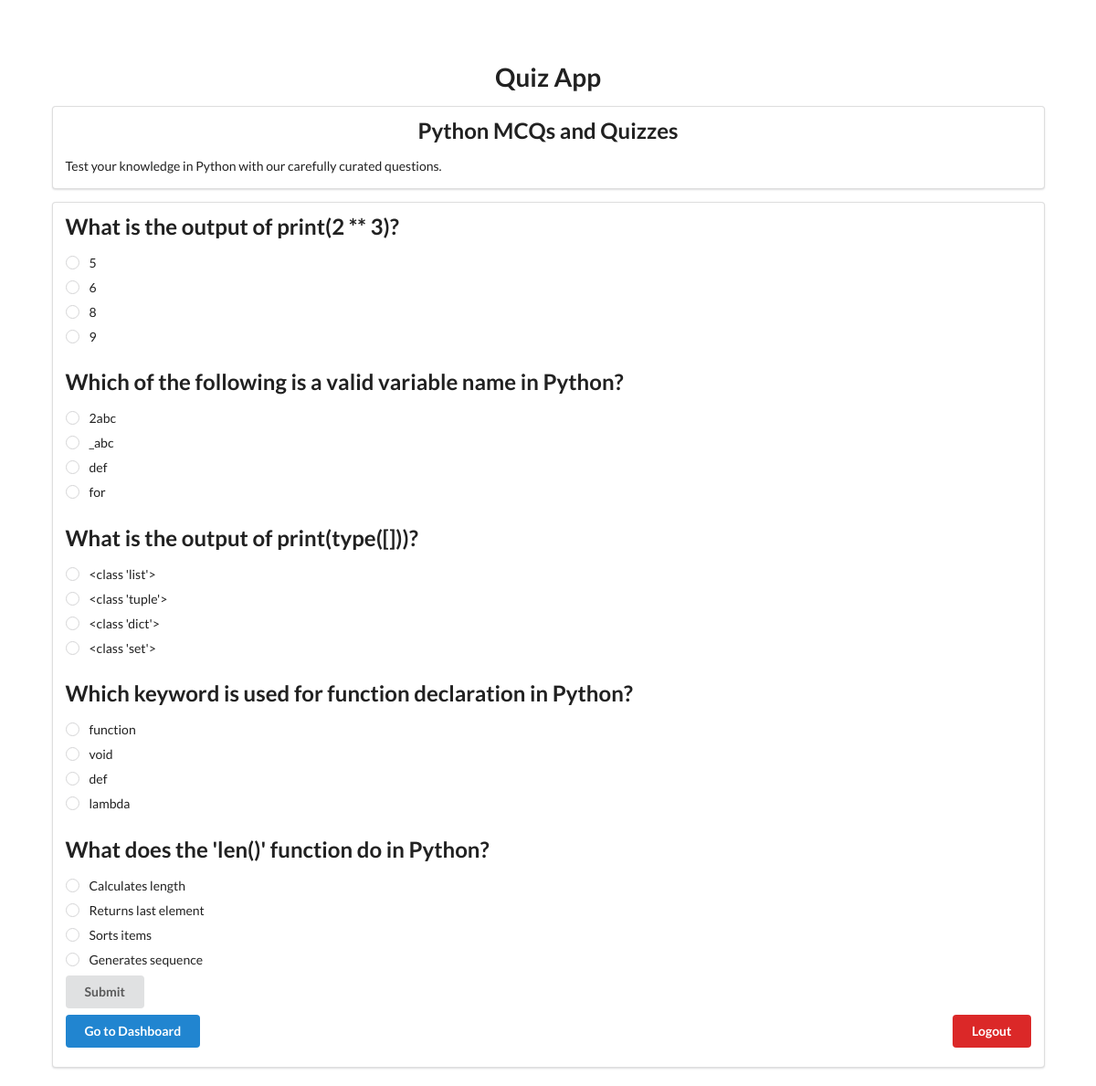
Screenshot of / (signed in) with the database file from the repository.
### models.py (models this page shows, shortened)
class Question(db.Model):
    id = db.Column(db.Integer, primary_key=True)
    question = db.Column(db.String(255), nullable=False)
    options = db.Column(db.String, nullable=False)  # Store options as a JSON string
    correct_answer = db.Column(db.String(255), nullable=False)
    category_id = db.Column(db.Integer, nullable=False)

### app.py (the view)
@app.route('/')
@login_required
def index():
    categories = Category.query.all()
    questions = Question.query.all()
    print(questions)
    questions_data = []
    for q in questions:
        options_list = json.loads(q.options)
        questions_data.append({
            'question': q.question,
            'id': q.id,
            'options': options_list,
            'correct_answer': q.correct_answer
        })
    return render_template('index.html', categories=categories, questions=questions_data)

### app.py (called while the page is built)
@login_manager.user_loader
def load_user(user_id):
    return User.query.get(int(user_id))

### templates/index.html (shortened to what this page needs)
<!DOCTYPE html>
<html lang="en">
<head>
    <link rel="stylesheet" href="{{ url_for('static', filename='css/style.css') }}">
    <link rel="stylesheet" href="https://cdn.jsdelivr.net/npm/semantic-ui@2.4.2/dist/semantic.min.css">
</head>
<body>
    <div class="ui container">
        <header>
            <h1 class="ui header center aligned">Quiz App</h1>
        </header>
        <div class="ui segment">
            <h2 class="ui center aligned header">Python MCQs and Quizzes</h2>
            <p>Test your knowledge in Python with our carefully curated questions.</p>
        </div>
        <form method="POST" action="submit_answers">
        <div id="quiz-section" class="ui segment">
            {%for ques in questions%}
            <h2 id="question-title" class="ui header">{{ques.question}}</h2>
            <div class="ui form">
                <div class="grouped fields">
                    {%for opt in ques.options%}
                    <div class="field">
                        <div class="ui radio checkbox">
                            <label>{{opt}}</label>
                        </div>
                        {%endfor%}
                    </div>
                </div>
            </div>
            {%endfor%}
            <button id="submit-btn" class="ui button">Submit</button>
        </div>
    </form>
        <a href="{{ url_for('logout') }}" class="ui red button right floated">Logout</a>
        <a href="{{ url_for('dashboard') }}" class="ui button primary">Go to Dashboard</a>
    </div>
</body>
</html>

### static/css/style.css (style rules this page uses)
body { font-family: 'Arial', sans-serif; background-color: #f8f9fa; }
h1 { color: #4CAF50; margin-top: 20px; }
header { text-align: center; }
.ui.container { margin-top: 50px; }
.ui.segment { padding: 50px; background-color: white; border-radius: 10px; box-shadow: 0 4px 8px rgba(0,0,0,0.1); }
.container { padding: 20px; }

### rows the page displays
Question: question "What is the output of print(2 ** 3)?", options "5" "6" "8" "9"
Question: question "Which of the following is a valid variable name in Python?", options "2abc" "_abc" "def" "for"
Question: question "What is the output of print(type([]))?", options "<class 'list'>" "<class 'tuple'>" "<class 'dict'>" "<class 'set'>"
Question: question "Which keyword is used for function declaration in Python?", options "function" "void" "def" "lambda"
Question: question "What does the 'len()' function do in Python?", options "Calculates length" "Returns last element" "Sorts items" "Generates sequence"
